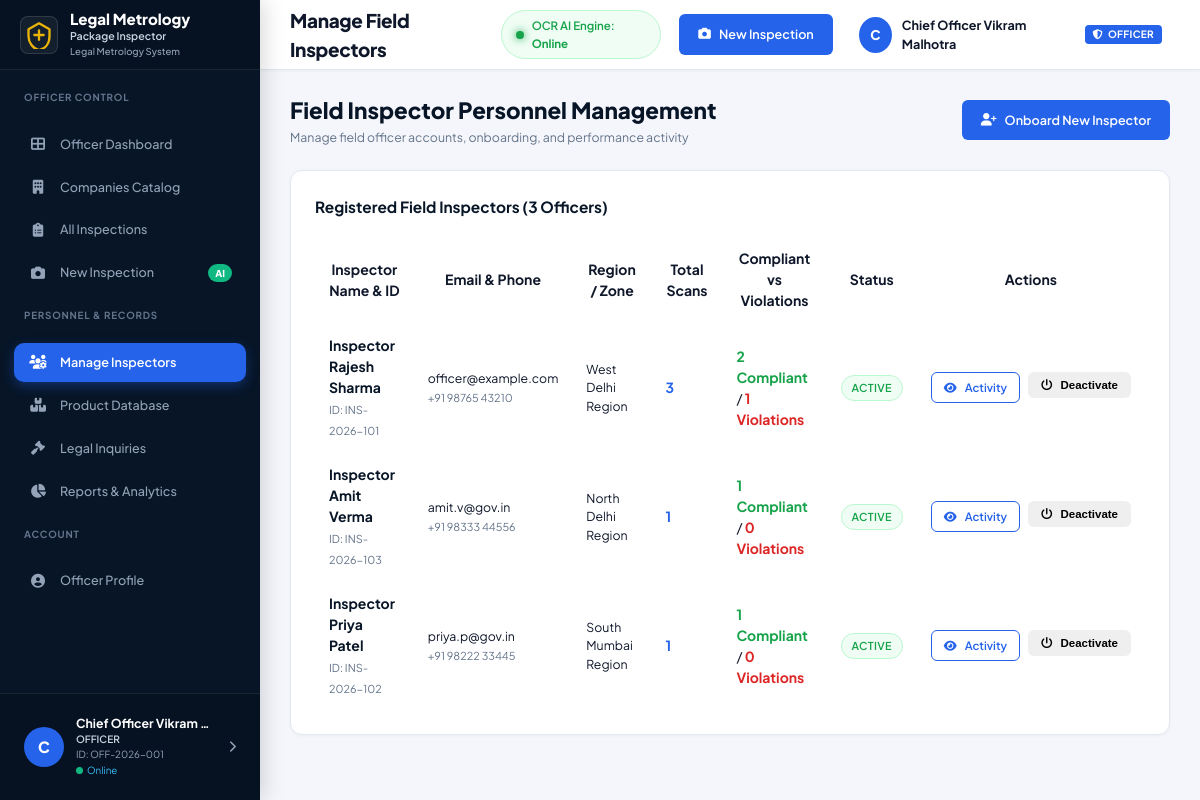
Screenshot of /pages/manage-inspectors.php (signed in) with the database file from the repository.
### tables this page shows
CREATE TABLE `users` (
    `id` INT AUTO_INCREMENT PRIMARY KEY,
    `employee_id` VARCHAR(50) NOT NULL UNIQUE,
    `full_name` VARCHAR(100) NOT NULL,
    `email` VARCHAR(120) NOT NULL UNIQUE,
    `password_hash` VARCHAR(255) NOT NULL,
    `role` ENUM('officer', 'inspector') NOT NULL DEFAULT 'inspector',
    `department` VARCHAR(100) DEFAULT 'Legal Metrology Enforcement',
    `designation` VARCHAR(100) DEFAULT 'Inspector',
    `office_region` VARCHAR(100) DEFAULT 'Zone 1 - Headquarters',
    `joining_date` DATE DEFAULT NULL,
    `phone` VARCHAR(20) DEFAULT NULL,
    `status` ENUM('Active', 'Inactive', 'Suspended') NOT NULL DEFAULT 'Active',
    `last_login` DATETIME DEFAULT NULL,
    `created_at` TIMESTAMP DEFAULT CURRENT_TIMESTAMP,
    `updated_at` TIMESTAMP DEFAULT CURRENT_TIMESTAMP ON UPDATE CURRENT_TIMESTAMP
);

### pages/manage-inspectors.php (the view, shortened to what this page needs)
<?php
require_once __DIR__ . '/../includes/header.php';
require_once __DIR__ . '/../includes/sidebar.php';
$db = getDB();
$stmt = $db->query("
    SELECT u.*,
           COUNT(i.id) AS total_inspections,
           SUM(CASE WHEN i.overall_status = 'COMPLIANT' THEN 1 ELSE 0 END) AS compliant_count,
           SUM(CASE WHEN i.overall_status = 'NON_COMPLIANT' THEN 1 ELSE 0 END) AS non_compliant_count,
           MAX(i.created_at) AS last_inspection_date
    FROM users u
    LEFT JOIN inspections i ON u.id = i.inspector_id
    WHERE u.role = 'inspector'
    GROUP BY u.id
    ORDER BY u.created_at DESC
");
$inspectors = $stmt->fetchAll();
?>
<div class="main-content">
    <?php require_once __DIR__ . '/../includes/navbar.php'; ?>
    <div class="content-body">
        <div style="display: flex; justify-content: space-between; align-items: center; margin-bottom: 24px;">
            <div>
                <h2 style="font-size: 1.6rem; font-weight: 800; color: var(--primary-dark);">Field Inspector Personnel Management</h2>
                <p style="font-size: 0.88rem; color: var(--text-muted);">Manage field officer accounts, onboarding, and performance activity</p>
            </div>
            <a href="register-inspector.php" class="btn btn-primary">
                <i class="fas fa-user-plus"></i> Onboard New Inspector
            </a>
        </div>
        <div class="card">
            <div class="card-header">
                <h3 class="card-title">Registered Field Inspectors (<?php echo count($inspectors); ?> Officers)</h3>
            </div>
            <div class="card-body p-0">
                <div class="table-responsive">
                    <table class="table">
                        <thead>
                            <tr>
                                <th>Inspector Name & ID</th>
                                <th>Email & Phone</th>
                                <th>Region / Zone</th>
                                <th>Total Scans</th>
                                <th>Compliant vs Violations</th>
                                <th>Status</th>
                                <th>Actions</th>
                            </tr>
                        </thead>
                        <tbody>
                            <?php if (!empty($inspectors)): ?>
                                <?php foreach ($inspectors as $row): ?>
                                    <tr>
                                        <td>
                                            <strong style="color: var(--primary-dark); display: block;">
                                                <?php echo htmlspecialchars($row['full_name']); ?>
                                            </strong>
                                            <span style="font-size: 0.78rem; color: var(--text-muted);">
                                                ID: <?php echo htmlspecialchars($row['employee_id']); ?>
                                            </span>
                                        </td>
                                        <td style="font-size: 0.88rem;">
                                            <?php echo htmlspecialchars($row['email']); ?><br>
                                            <span style="font-size: 0.78rem; color: var(--text-muted);"><?php echo htmlspecialchars($row['phone'] ?: 'N/A'); ?></span>
                                        </td>
                                        <td style="font-size: 0.88rem;"><?php echo htmlspecialchars($row['office_region']); ?></td>
                                        <td><strong style="color: var(--primary);"><?php echo number_format($row['total_inspections']); ?></strong></td>
                                        <td>
                                            <span style="color: #16a34a; font-weight: 700;"><?php echo number_format($row['compliant_count']); ?> Compliant</span> /
                                            <span style="color: #dc2626; font-weight: 700;"><?php echo number_format($row['non_compliant_count']); ?> Violations</span>
                                        </td>
                                        <td>
                                            <span class="badge <?php echo ($row['status'] === 'Active') ? 'badge-success' : 'badge-danger'; ?>">
                                                <?php echo htmlspecialchars($row['status']); ?>
                                            </span>
                                        </td>
                                        <td>
                                            <div style="display: flex; gap: 8px;">
                                                <a href="inspector-details.php?id=<?php echo $row['id']; ?>" class="btn btn-outline btn-sm" title="View Activity">
                                                    <i class="fas fa-eye"></i> Activity
                                                </a>
                                                <form action="manage-inspectors.php" method="POST" style="display: inline;">
                                                    <button type="submit" class="btn btn-outline-danger btn-sm" onclick="return confirm('Change status for <?php echo htmlspecialchars($row['full_name']); ?>?');">
                                                        <i class="fas fa-power-off"></i> <?php echo ($row['status'] === 'Active') ? 'Deactivate' : 'Activate'; ?>
                                                    </button>
                                                </form>
                                            </div>
                                        </td>
                                    </tr>
                                <?php endforeach; ?>
                            <?php else: ?>
                                <tr><td colspan="7" style="text-align: center; padding: 24px; color: var(--text-muted);">No field inspectors registered yet.</td></tr>
                            <?php endif; ?>
                        </tbody>
                    </table>
                </div>
            </div>
        </div>
    </div>
</div>
<?php require_once __DIR__ . '/../includes/footer.php'; ?>

### css/style.css (style rules this page uses)
:root { --primary-dark: #071527; --primary: #2563eb; --primary-hover: #1d4ed8; --primary-light: #eff6ff; --primary-border: #bfdbfe; --accent: #0284c7; --accent-light: #f0f9ff; --success: #16a34a; --success-light: #f0fdf4; --success-border: #bbf7d0; --danger: #dc2626; --danger-light: #fef2f2; --danger-border: #fecaca; --warning: #ea580c; --warning-light: #fff7ed; --warning-border: #ffedd5; --purple: #7c3aed; --purple-light: #f5f3ff; --purple-border: #ddd6fe; --background: #f4f6fb; --surface: #ffffff; --surface-alt: #f8fafc; --text: #0f172a; --text-muted: #64748b; --text-light: #94a3b8; --border: #e2e8f0; --border-dark: #cbd5e1; --shadow-sm: 0 1px 3px rgba(15, 23, 42, 0.04); --shadow: 0 4px 12px rgba(15, 23, 42, 0.05); --shadow-md: 0 10px 25px rgba(15, 23, 42, 0.07); --shadow-lg: 0 20px 30px rgba(15, 23, 42, 0.1); --sidebar-width: 260px; --topbar-height: 70px; --radius-sm: 6px; --radius: 12px; --radius-lg: 16px; --radius-full: 9999px; --transition: all 0.2s ease-in-out; --transition-slow: all 0.3s cubic-bezier(0.4, 0, 0.2, 1); }
*, *::before, *::after { box-sizing: border-box; margin: 0; padding: 0; }
html, body { height: 100%; font-family: 'Plus Jakarta Sans', -apple-system, BlinkMacSystemFont, "Segoe UI", Roboto, sans-serif; background-color: var(--background); color: var(--text); font-size: 14px; line-height: 1.5; -webkit-font-smoothing: antialiased; }
body, p, span, div, h1, h2, h3, h4, h5, h6, label, td, th, input, textarea, select, a { word-wrap: break-word; overflow-wrap: break-word; word-break: normal; max-width: 100%; }
.badge, .badge-pill, .ai-badge-pill, .btn, .nav-item, .nav-section-title, .date-badge, .table-id-link, .status-badge { white-space: nowrap; }
a { color: var(--primary); text-decoration: none; transition: var(--transition); }
.main-content { margin-left: var(--sidebar-width); flex: 1; display: flex; flex-direction: column; min-width: 0; background-color: var(--background); transition: var(--transition-slow); }
.content-body { padding: 24px 30px; flex: 1; }
.btn { display: inline-flex; align-items: center; justify-content: center; gap: 8px; padding: 10px 18px; border-radius: var(--radius-sm); font-weight: 600; font-size: 0.9rem; cursor: pointer; border: 1px solid transparent; transition: var(--transition); text-decoration: none; white-space: nowrap; }
.btn-primary { background-color: var(--primary); color: #ffffff; }
.btn-outline { background: transparent; border-color: var(--primary); color: var(--primary); }
.btn-sm { padding: 6px 12px; font-size: 0.82rem; }
.card { background-color: var(--surface); border-radius: var(--radius); border: 1px solid var(--border); box-shadow: var(--shadow-sm); padding: 24px; transition: var(--transition); }
.card-header { display: flex; align-items: center; justify-content: space-between; margin-bottom: 18px; }
.card-title { font-size: 1.1rem; font-weight: 700; color: var(--primary-dark); }
.badge { display: inline-flex; align-items: center; gap: 5px; padding: 4px 10px; border-radius: var(--radius-full); font-size: 0.78rem; font-weight: 600; text-transform: uppercase; letter-spacing: 0.3px; }
.badge-compliant, .badge-success, .badge-active { background-color: var(--success-light); color: var(--success); border: 1px solid var(--success-border); }

### css/responsive.css (style rules this page uses)
*, *::before, *::after { box-sizing: border-box; }
body, p, span, div, h1, h2, h3, h4, h5, h6, label, td, th, input, textarea, select, a { word-wrap: break-word; overflow-wrap: break-word; word-break: normal; max-width: 100%; }
.table, .data-table { width: 100%; border-collapse: collapse; table-layout: auto; }
.table th, .table td, .data-table th, .data-table td { white-space: normal; word-break: normal; overflow-wrap: break-word; padding: 12px 14px; }
.table-responsive, .table-container { width: 100%; overflow-x: auto; -webkit-overflow-scrolling: touch; }
@media (min-width: 993px) { .main-wrapper, .main-content { margin-left: 260px !important; width: calc(100% - 260px) !important; } }

### rows the page displays
users: full_name "Inspector Rajesh Sharma", employee "INS-2026-101", email "officer@example.com", phone "+91 98765 43210", office_region "West Delhi Region", total_inspections "3", compliant_count "2", non_compliant_count "1", status "ACTIVE", shows "Deactivate"
users: full_name "Inspector Amit Verma", employee "INS-2026-103", email "amit.v@gov.in", phone "+91 98333 44556", office_region "North Delhi Region", total_inspections "1", compliant_count "1", non_compliant_count "0", status "ACTIVE", shows "Deactivate"
users: full_name "Inspector Priya Patel", employee "INS-2026-102", email "priya.p@gov.in", phone "+91 98222 33445", office_region "South Mumbai Region", total_inspections "1", compliant_count "1", non_compliant_count "0", status "ACTIVE", shows "Deactivate"

### other values shown
$userInitial "C"
$currentUser['name'] "Chief Officer Vikram…"
$currentUser['role'] "OFFICER"
$userEmpId "OFF-2026-001"
$headerTitle "Manage Field Inspectors"
$currentUser['name'] "Chief Officer Vikram Malhotra"
count($inspectors) "3"
